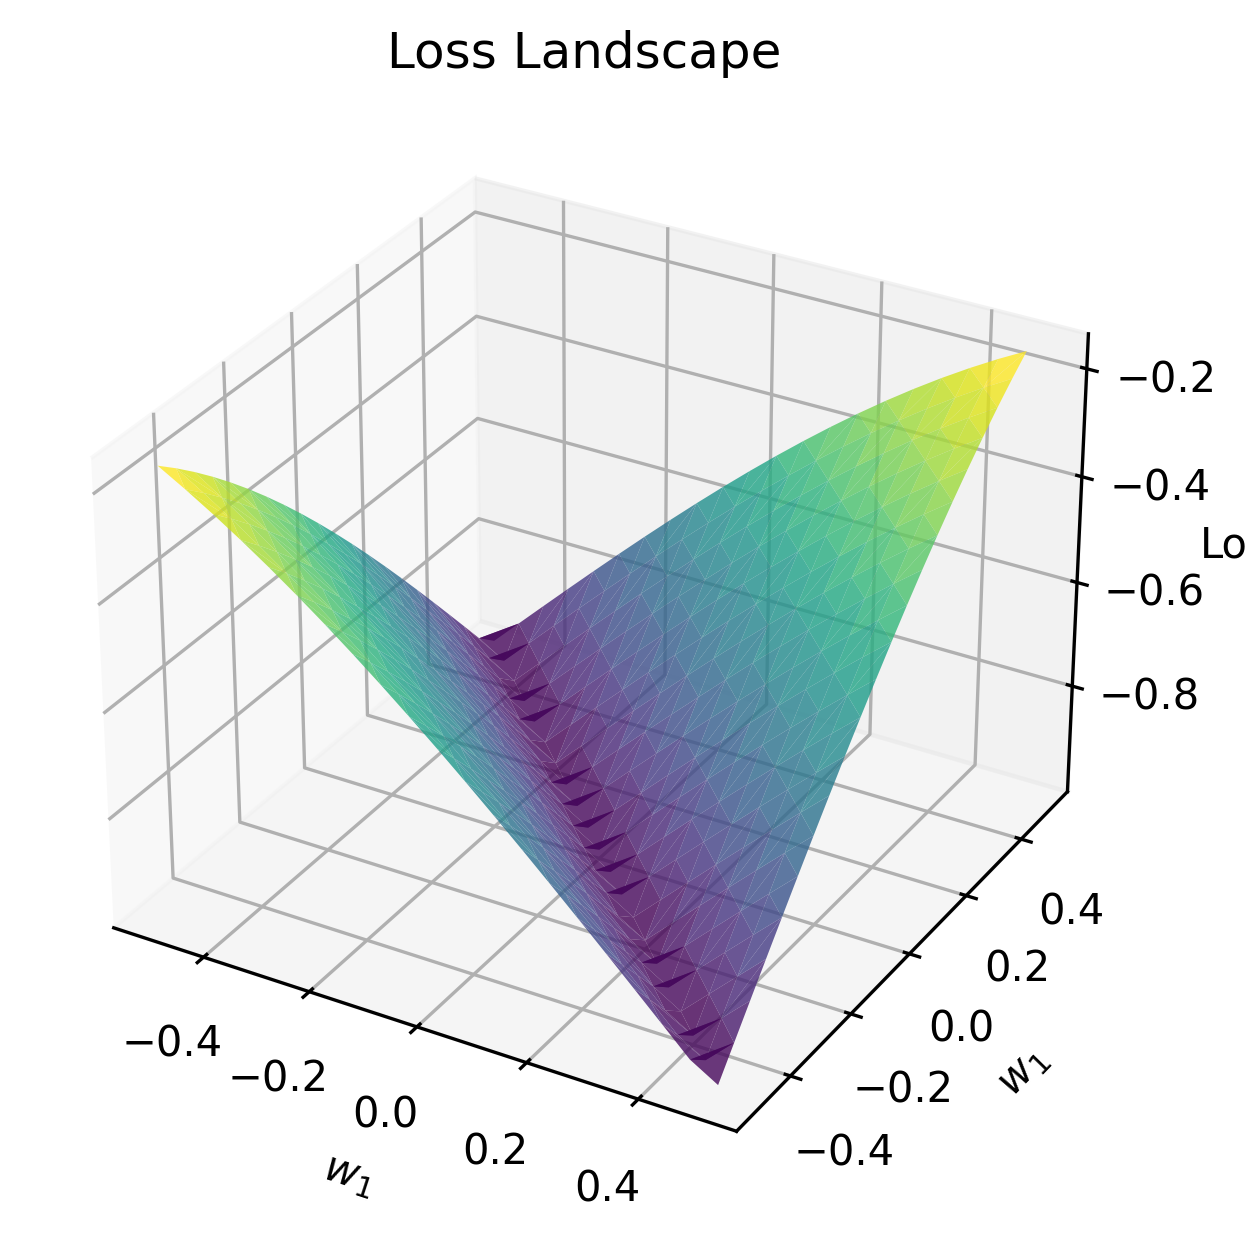

Write Python code to recreate this figure.
import numpy as np
import torch 
from torchvision import datasets, transforms
from utils import * # get the dataset
from pyhessian import hessian # Hessian computation
from density_plot import get_esd_plot # ESD plot
from pytorchcv.model_provider import get_model as ptcv_get_model # model

import matplotlib.pyplot as plt
from mpl_toolkits.mplot3d import Axes3D
from regression import * #added
import copy #added

# enable cuda devices
import os
os.environ["CUDA_DEVICE_ORDER"]="PCI_BUS_ID"
os.environ["CUDA_VISIBLE_DEVICES"]="0"

inputs = x
targets = target

# get the model 
model = model.cuda()
# change the model to eval mode to disable running stats upate
# model.eval()

# # create loss function
# criterion = torch.nn.CrossEntropyLoss()

# # get dataset 
# train_loader, test_loader = getData()

# for illustrate, we only use one batch to do the tutorial
# for inputs, targets in train_loader:
#     break

# we use cuda to make the computation fast
model = model.cuda()
inputs, targets = inputs.cuda(), targets.cuda()

# create the hessian computation module
hessian_comp = hessian(model, criterion, data=(inputs, targets), cuda=True)

# get the top1, top2 eigenvectors
top_eigenvalues, top_eigenvector = hessian_comp.eigenvalues(top_n=2)

# This is a simple function, that will allow us to perturb the model paramters and get the result
def get_params(model_orig,  model_perb, direction, alpha):
    for m_orig, m_perb, d in zip(model_orig.parameters(), model_perb.parameters(), direction):
        m_perb.data = m_orig.data + alpha * d
    return model_perb

# lambda is a small scalar that we use to perturb the model parameters along the eigenvectors 
lams1 = np.linspace(-0.5, 0.5, 21).astype(np.float32)
lams2 = np.linspace(-0.5, 0.5, 21).astype(np.float32)

loss_list = []

# create a copy of the model
model_perb1 = copy.deepcopy(model)
model_perb1.eval()
model_perb1 = model_perb1.cuda()

model_perb2 = copy.deepcopy(model)
model_perb2.eval()
model_perb2 = model_perb2.cuda()


for lam1 in lams1:
    for lam2 in lams2:
        model_perb1 = get_params(model, model_perb1, top_eigenvector[0], lam1)
        model_perb2 = get_params(model_perb1, model_perb2, top_eigenvector[1], lam2)
        loss_list.append((lam1, lam2, criterion(model_perb2(inputs), targets).item()))   

loss_list = np.array(loss_list)

fig = plt.figure()
landscape = fig.add_subplot(111, projection='3d')
landscape.plot_trisurf(loss_list[:,0], loss_list[:,1], loss_list[:,2], alpha=0.8, cmap='viridis')
landscape.set_title('Loss Landscape')
landscape.set_xlabel(r"$w_1$")
landscape.set_ylabel(r"$w_2$")
landscape.set_zlabel('Loss')

#landscape.view_init(elev=15, azim=75)
landscape.dist = 6
plt.savefig('2D_test_cycloid.png', dpi=300, bbox_inches='tight')